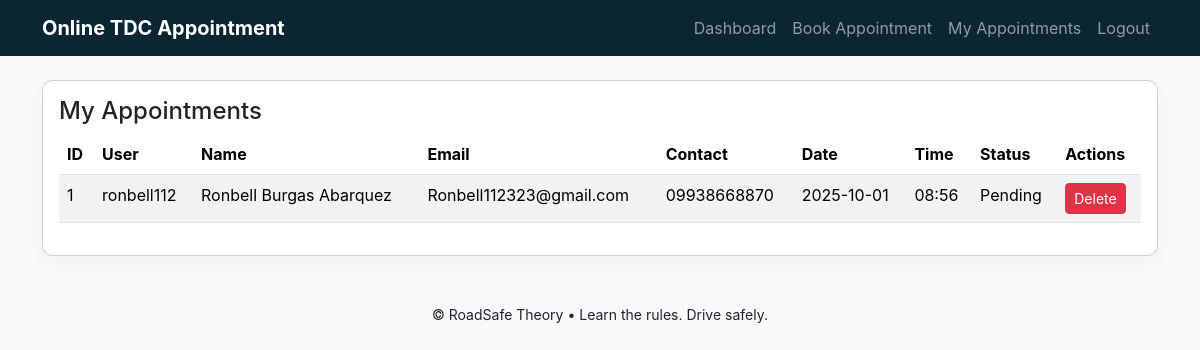
/appointments (signed in), run on the app's committed database.
### app.py (models this page shows, shortened)
class Appointment(db.Model):
    id = db.Column(db.Integer, primary_key=True)
    user_id = db.Column(db.Integer, db.ForeignKey('user.id'), nullable=False)
    full_name = db.Column(db.String(200), nullable=False)
    email = db.Column(db.String(200), nullable=False)
    contact_number = db.Column(db.String(50), nullable=False)
    preferred_date = db.Column(db.String(50), nullable=False)
    preferred_time = db.Column(db.String(50), nullable=False)
    remarks = db.Column(db.Text)
    status = db.Column(db.String(50), default='Pending')
    created_at = db.Column(db.DateTime, default=datetime.utcnow)

class User(db.Model):
    id = db.Column(db.Integer, primary_key=True)
    username = db.Column(db.String(150), unique=True, nullable=False)
    password_hash = db.Column(db.String(256), nullable=False)
    full_name = db.Column(db.String(200))
    email = db.Column(db.String(200))
    is_admin = db.Column(db.Boolean, default=False)
    appointments = db.relationship('Appointment', backref='user', lazy=True)

### app.py (the view)
@app.route('/appointments')
@login_required
def my_appointments():
    user = User.query.get(session['user_id'])
    appointments = Appointment.query.filter_by(user_id=user.id).order_by(Appointment.created_at.desc()).all()
    return render_template('appointments.html', appointments=appointments, admin_view=False)

### app.py (called while the page is built)
def login_required(view):
    from functools import wraps
    @wraps(view)
    def wrapped(*args, **kwargs):
        if 'user_id' not in session:
            return redirect(url_for('index'))
        return view(*args, **kwargs)
    return wrapped

### templates/appointments.html (shortened to what this page needs)
{% extends "base.html" %}
{% block content %}
<div class="card p-3">
  <h4>{{ 'All Appointments' if admin_view else 'My Appointments' }}</h4>
  {% if appointments %}
    <div class="table-responsive">
      <table class="table table-striped">
        <thead><tr><th>ID</th><th>User</th><th>Name</th><th>Email</th><th>Contact</th><th>Date</th><th>Time</th><th>Status</th><th>Actions</th></tr></thead>
        <tbody>
        {% for a in appointments %}
          <tr>
            <td>{{ a.id }}</td>
            <td>{{ a.user.username }}</td>
            <td>{{ a.full_name }}</td>
            <td>{{ a.email }}</td>
            <td>{{ a.contact_number }}</td>
            <td>{{ a.preferred_date }}</td>
            <td>{{ a.preferred_time }}</td>
            <td>{{ a.status }}</td>
            <td>
              <form style="display:inline-block" action="{{ url_for('delete_appointment', appt_id=a.id) }}" method="post" onsubmit="return confirm('Delete appointment?');">
                <button class="btn btn-sm btn-danger">Delete</button>
              </form>
            </td>
          </tr>
        {% endfor %}
        </tbody>
      </table>
    </div>
  {% else %}
    <p>No appointments found.</p>
  {% endif %}
</div>
{% endblock %}

### static/styles.css (style rules this page uses)
body { font-family: Inter, system-ui, -apple-system, 'Segoe UI', Roboto, 'Helvetica Neue', Arial; }
.card { border-radius:10px; box-shadow: 0 6px 18px rgba(10,40,50,0.04); }

### data on the page
Appointment: id "1", user.username "ronbell112", full_name "Ronbell Burgas Abarquez", email "Ronbell112323@gmail.com", contact_number "09938668870", preferred_date "2025-10-01", preferred_time "08:56", status "Pending"

### other printed values
{{ 'All Appointments' if admin_view else 'My Appointments' }} "My Appointments"
